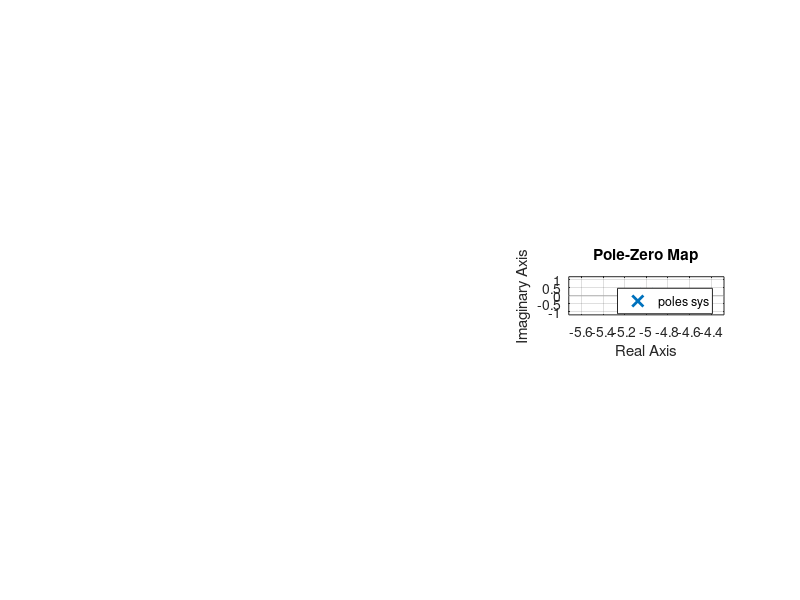

Source code (MATLAB):
%effect on damping on the system response and poles 
%second order system
clear all
clc
%critically damped
sys = tf([25],[1 10 25])
subplot(5,3,7)
impulse(sys)
subplot(5,3,8)
step(sys)
subplot(5,3,9)
pzmap(sys)
